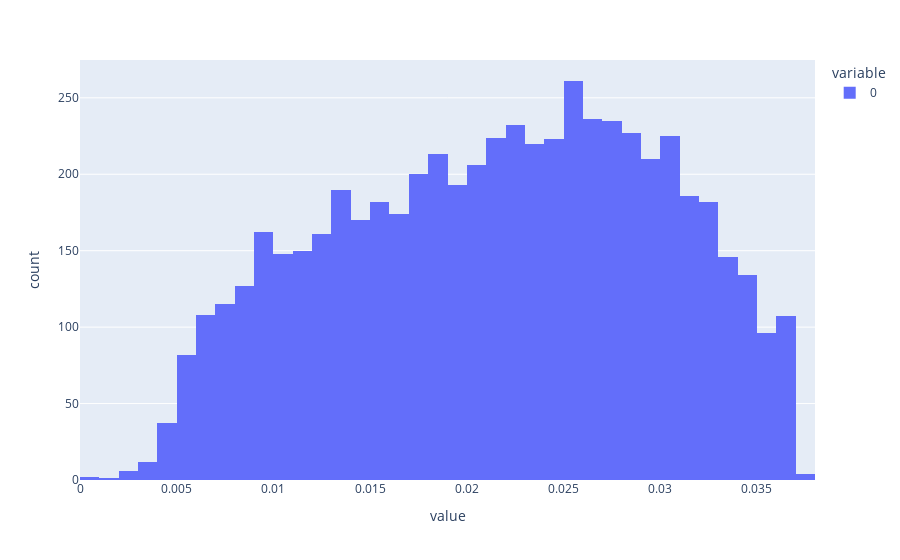

Notebook cell for this chart:
### Code cell
probs = clf.predict_proba(fdata.values)
pred_vars = probs[:,0] * probs[:, 1] * probs[:, 2]
preds = clf.predict(fdata.values)
px.histogram(pred_vars)

### Figure 1 — Plotly figure (JSON) as saved in the notebook; plotly's stock layout.template omitted (floating-point values rounded to 4 significant figures; data arrays with more than 128 entries replaced by an {"elided": "..."} marker saying what was removed)
{"data": [{"alignmentgroup": "True", "bingroup": "x", "hovertemplate": "variable=0<br>value=%{x}<br>count=%{y}<extra></extra>", "legendgroup": "0", "marker": {"color": "#636efa", "pattern": {"shape": ""}}, "name": "0", "offsetgroup": "0", "orientation": "v", "showlegend": true, "type": "histogram", "x": {"elided": "5787 float values"}, "xaxis": "x", "yaxis": "y"}], "layout": {"barmode": "relative", "legend": {"title": {"text": "variable"}, "tracegroupgap": 0}, "margin": {"t": 60}, "xaxis": {"anchor": "y", "domain": [0, 1], "title": {"text": "value"}}, "yaxis": {"anchor": "x", "domain": [0, 1], "title": {"text": "count"}}}}
